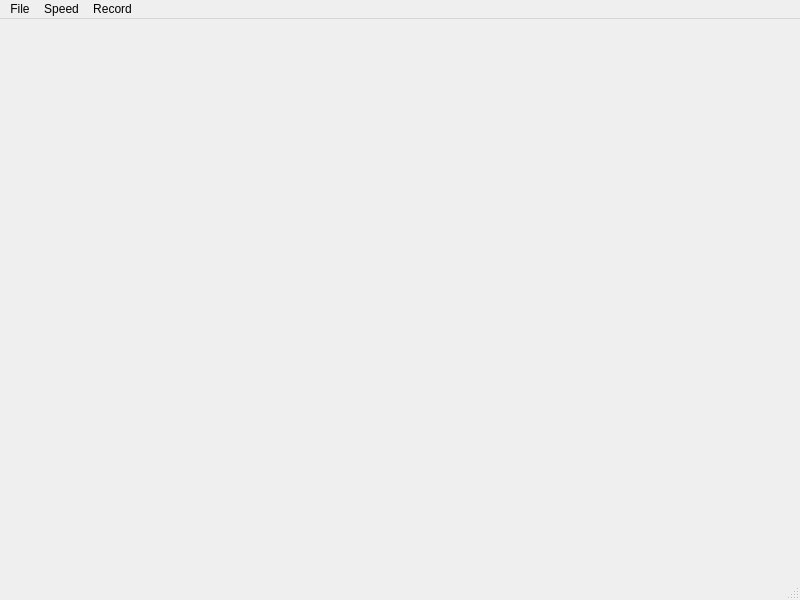
<?xml version="1.0" encoding="UTF-8"?>
<ui version="4.0">
 <class>LPMainWindow</class>
 <widget class="QMainWindow" name="LPMainWindow">
  <property name="geometry">
   <rect>
    <x>0</x>
    <y>0</y>
    <width>800</width>
    <height>600</height>
   </rect>
  </property>
  <property name="windowTitle">
   <string>Little Planet Renderer</string>
  </property>
  <property name="windowIcon">
   <iconset resource="spherical.qrc">
    <normaloff>:/app_icon/spherical_app_icon.png</normaloff>:/app_icon/spherical_app_icon.png</iconset>
  </property>
  <property name="autoFillBackground">
   <bool>false</bool>
  </property>
  <property name="unifiedTitleAndToolBarOnMac">
   <bool>true</bool>
  </property>
  <widget class="QWidget" name="centralwidget">
   <property name="sizePolicy">
    <sizepolicy hsizetype="Expanding" vsizetype="Expanding">
     <horstretch>0</horstretch>
     <verstretch>0</verstretch>
    </sizepolicy>
   </property>
   <layout class="QVBoxLayout" name="verticalLayout">
    <property name="spacing">
     <number>1</number>
    </property>
    <property name="leftMargin">
     <number>3</number>
    </property>
    <property name="topMargin">
     <number>3</number>
    </property>
    <property name="rightMargin">
     <number>3</number>
    </property>
    <property name="bottomMargin">
     <number>3</number>
    </property>
    <item>
     <widget class="LPOpenGLWidget" name="m_openglWidget" native="true">
      <property name="sizePolicy">
       <sizepolicy hsizetype="Expanding" vsizetype="Expanding">
        <horstretch>0</horstretch>
        <verstretch>0</verstretch>
       </sizepolicy>
      </property>
      <property name="focusPolicy">
       <enum>Qt::FocusPolicy::StrongFocus</enum>
      </property>
      <property name="acceptDrops">
       <bool>true</bool>
      </property>
      <property name="autoFillBackground">
       <bool>true</bool>
      </property>
     </widget>
    </item>
   </layout>
  </widget>
  <widget class="QMenuBar" name="menubar">
   <property name="geometry">
    <rect>
     <x>0</x>
     <y>0</y>
     <width>800</width>
     <height>24</height>
    </rect>
   </property>
   <widget class="QMenu" name="menuFile">
    <property name="title">
     <string>File</string>
    </property>
    <addaction name="m_save_action"/>
    <addaction name="separator"/>
    <addaction name="m_settings_action"/>
    <addaction name="separator"/>
    <addaction name="m_quit_action"/>
   </widget>
   <widget class="QMenu" name="menuRecord">
    <property name="title">
     <string>Record</string>
    </property>
    <widget class="QMenu" name="menuFPS">
     <property name="title">
      <string>FPS</string>
     </property>
     <addaction name="m_fps_100"/>
     <addaction name="m_fps_80"/>
     <addaction name="m_fps_60"/>
     <addaction name="m_fps_30"/>
     <addaction name="m_fps_2997"/>
     <addaction name="m_fps_24"/>
     <addaction name="m_fps_20"/>
     <addaction name="m_fps_15"/>
     <addaction name="m_fps_10"/>
    </widget>
    <addaction name="m_record_start"/>
    <addaction name="m_record_stop"/>
    <addaction name="menuFPS"/>
    <addaction name="m_azimuth_loop_action"/>
   </widget>
   <widget class="QMenu" name="menuSpeed">
    <property name="title">
     <string>Speed</string>
    </property>
    <addaction name="m_speed_20"/>
    <addaction name="m_speed_10"/>
    <addaction name="m_speed_05"/>
    <addaction name="m_speed_25"/>
    <addaction name="m_speed_01"/>
   </widget>
   <addaction name="menuFile"/>
   <addaction name="menuSpeed"/>
   <addaction name="menuRecord"/>
  </widget>
  <widget class="QStatusBar" name="m_status_bar">
   <property name="sizePolicy">
    <sizepolicy hsizetype="Expanding" vsizetype="Preferred">
     <horstretch>0</horstretch>
     <verstretch>0</verstretch>
    </sizepolicy>
   </property>
  </widget>
  <action name="m_save_action">
   <property name="text">
    <string>Save...</string>
   </property>
  </action>
  <action name="m_quit_action">
   <property name="text">
    <string>Quit</string>
   </property>
  </action>
  <action name="m_record_start">
   <property name="text">
    <string>Start</string>
   </property>
  </action>
  <action name="m_record_stop">
   <property name="text">
    <string>Stop</string>
   </property>
  </action>
  <action name="m_speed_10">
   <property name="text">
    <string>1.0</string>
   </property>
  </action>
  <action name="m_speed_05">
   <property name="text">
    <string>0.5</string>
   </property>
  </action>
  <action name="m_speed_25">
   <property name="text">
    <string>0.25</string>
   </property>
  </action>
  <action name="m_speed_01">
   <property name="text">
    <string>0.1</string>
   </property>
  </action>
  <action name="m_speed_20">
   <property name="text">
    <string>2.0</string>
   </property>
  </action>
  <action name="m_fps_60">
   <property name="checkable">
    <bool>true</bool>
   </property>
   <property name="text">
    <string>60</string>
   </property>
  </action>
  <action name="m_fps_30">
   <property name="checkable">
    <bool>true</bool>
   </property>
   <property name="text">
    <string>30</string>
   </property>
  </action>
  <action name="m_fps_15">
   <property name="checkable">
    <bool>true</bool>
   </property>
   <property name="text">
    <string>15</string>
   </property>
  </action>
  <action name="m_fps_10">
   <property name="checkable">
    <bool>true</bool>
   </property>
   <property name="text">
    <string>10</string>
   </property>
  </action>
  <action name="m_fps_80">
   <property name="checkable">
    <bool>true</bool>
   </property>
   <property name="text">
    <string>80</string>
   </property>
  </action>
  <action name="m_fps_100">
   <property name="checkable">
    <bool>true</bool>
   </property>
   <property name="text">
    <string>100</string>
   </property>
  </action>
  <action name="m_fps_20">
   <property name="checkable">
    <bool>true</bool>
   </property>
   <property name="text">
    <string>20</string>
   </property>
  </action>
  <action name="m_fps_24">
   <property name="checkable">
    <bool>true</bool>
   </property>
   <property name="text">
    <string>24</string>
   </property>
  </action>
  <action name="m_azimuth_loop_action">
   <property name="text">
    <string>Azmith Loop</string>
   </property>
  </action>
  <action name="m_settings_action">
   <property name="text">
    <string>Change Settings...</string>
   </property>
  </action>
  <action name="m_fps_2997">
   <property name="checkable">
    <bool>true</bool>
   </property>
   <property name="text">
    <string>29.97</string>
   </property>
  </action>
 </widget>
 <customwidgets>
  <customwidget>
   <class>LPOpenGLWidget</class>
   <extends>QWidget</extends>
   <header>LPOpenGLWidget.h</header>
   <container>1</container>
  </customwidget>
 </customwidgets>
 <resources>
  <include location="spherical.qrc"/>
 </resources>
 <connections/>
</ui>
